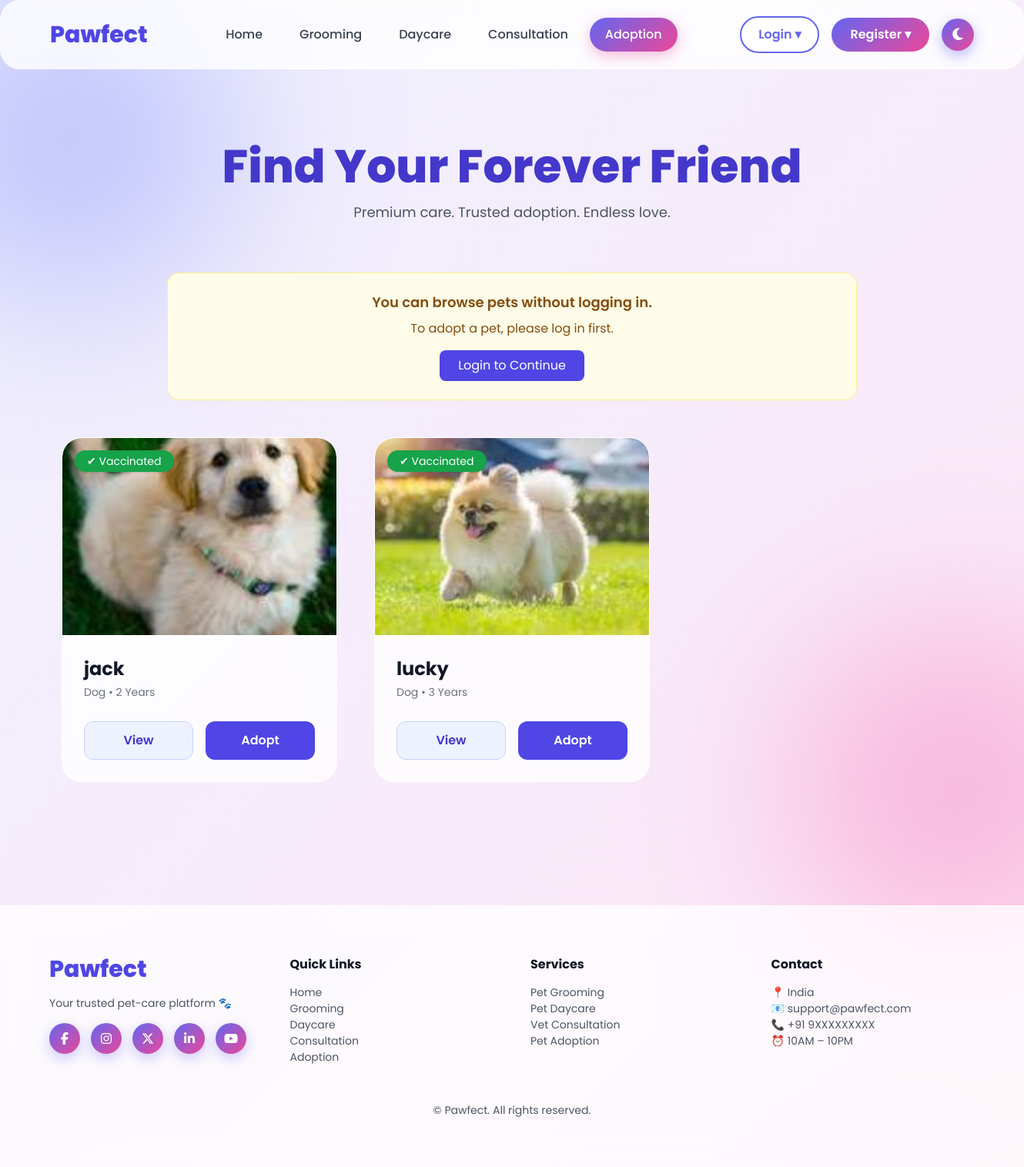
/adoption/adoptionlist/, run on an earlier commit of the app's database.
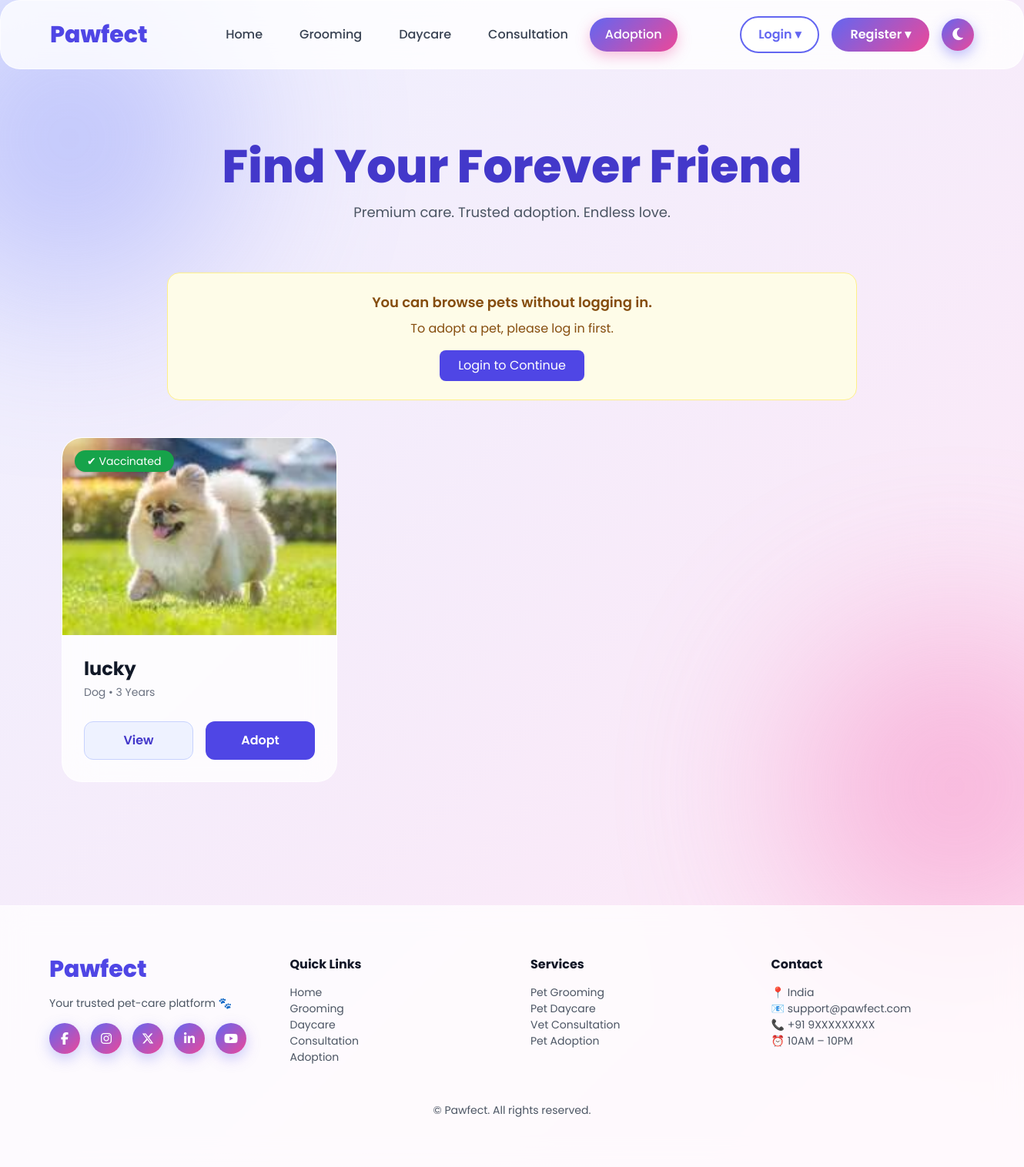
And on a later commit of the database.
### petapp/models.py (models this page shows, shortened)
class Pet(models.Model):
    STATUS_CHOICES = [
        ("available", "Available"),
        ("adopted", "Adopted"),
        ("hidden", "Hidden"),
    ]
    name = models.CharField(max_length=100)
    pet_type = models.CharField(max_length=100)
    age = models.PositiveIntegerField()
    description = models.TextField()
    image = models.ImageField(upload_to='pet_images/', blank=True, null=True)
    vaccinated = models.BooleanField(default=True)
    status = models.CharField(max_length=20, choices=STATUS_CHOICES, default="available")

### petapp/views.py (the view)
# urls.py: path("adoption/adoptionlist/", views.adoptionlist, name="adoptionlist"),
def adoptionlist(request):
    pets = Pet.objects.filter(status="available")
    requested_pets = []
    if request.session.get("user_id"):
        user_id = request.session["user_id"]
        requested_pets = AdoptionRequest.objects.filter(
            user_id=user_id
        ).values_list("pet_id", flat=True)
    return render(request, "user/adoptionlist.html", {
        "pets": pets,
        "requested_pets": requested_pets,
    })

### templates/user/adoptionlist.html (shortened to what this page needs)
{% extends "user/base.html" %}
{% load static %}
{% block content %}
<div class="blob one"></div>
<div class="blob two"></div>
<div class="text-center mt-24 mb-16">
  <h1 class="text-6xl font-extrabold text-indigo-700">
    Find Your Forever Friend
  </h1>
  <p class="text-gray-600 text-lg mt-4">
    Premium care. Trusted adoption. Endless love.
  </p>
</div>
{% if not request.session.user_id %}
<div class="max-w-4xl mx-auto mb-12 p-6 rounded-2xl bg-yellow-50 border border-yellow-200 text-yellow-800 text-center">
  <p class="text-lg font-semibold">You can browse pets without logging in.</p>
  <p class="mt-2">To adopt a pet, please log in first.</p>
  <a href="{% url 'petapp:login' %}"
     class="inline-block mt-4 px-6 py-2 bg-indigo-600 text-white rounded-lg hover:bg-indigo-700 transition">
    Login to Continue
  </a>
</div>
{% endif %}
<div class="grid sm:grid-cols-2 lg:grid-cols-3 gap-12 px-6 md:px-20 pb-24">
{% for pet in pets %}
<div class="glass pet-card overflow-hidden relative">
  {% if pet.vaccinated %}
  <span class="absolute top-4 left-4 bg-green-600 text-white px-4 py-1 rounded-full text-sm shadow">
    ✔ Vaccinated
  </span>
  {% endif %}
  <div class="overflow-hidden rounded-t-3xl">
    <img src="{{ pet.image.url }}" class="w-full h-64 object-cover">
  </div>
  <div class="p-7">
    <h3 class="text-2xl font-bold">{{ pet.name }}</h3>
    <p class="text-gray-500 text-sm mt-1">
      {{ pet.pet_type }} • {{ pet.age }} Years
    </p>
    <div class="flex gap-4 mt-7">
      <a href="{% url 'petapp:petDetails' pet.id %}"
         class="w-1/2 py-3 text-center bg-indigo-50 border border-indigo-200 text-indigo-700 rounded-xl font-semibold">
        View
      </a>
      {% if pet.status != "available" %}
        <button disabled
          class="w-1/2 py-3 bg-gray-300 text-gray-600 rounded-xl font-semibold cursor-not-allowed">
          Locked
        </button>
      {% elif pet.id in requested_pets %}
        <button disabled
          class="w-1/2 py-3 bg-gray-300 text-gray-600 rounded-xl font-semibold cursor-not-allowed">
          Requested
        </button>
      {% else %}
        <button
          onclick="openAdoptModal('{{ pet.id }}')"
          class="adopt-btn w-1/2 py-3 text-center bg-indigo-600 hover:bg-indigo-700 text-white rounded-xl font-semibold">
          Adopt
        </button>
      {% endif %}
    </div>
  </div>
</div>
{% empty %}
<p class="text-center col-span-3 text-gray-500 text-lg">
  No pets available for adoption right now 🐾
</p>
{% endfor %}
</div>
{% endblock %}

What changed in the data, as far as the page shows it:
no longer on this page (row edited): Pet: vaccinated "✔ Vaccinated", image (picture), name "jack", pet_type "Dog", age "2"
